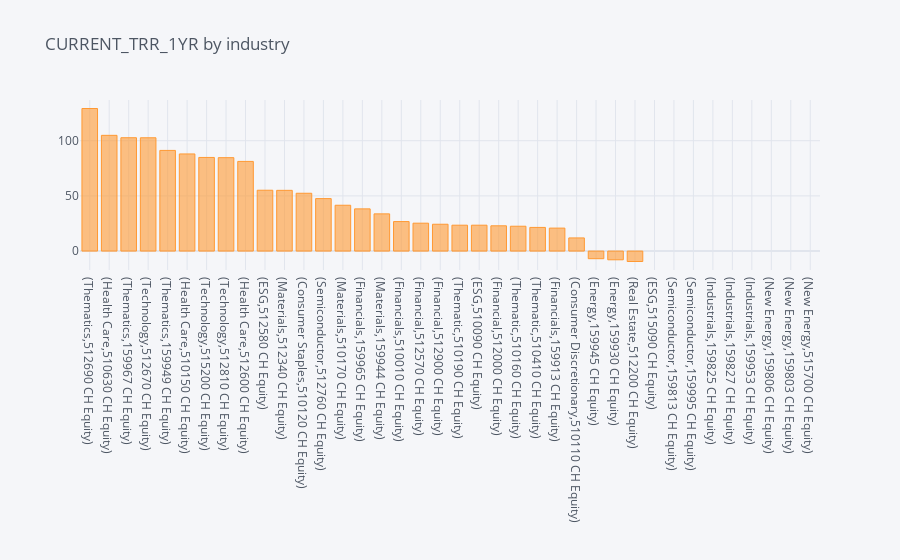

Notebook source saved alongside this figure:
### Code cell
all_bar_plot('industry','CURRENT_TRR_1YR',3 )

### Figure 1 — Plotly figure (JSON) as saved in the notebook; plotly's stock layout.template omitted (floating-point values rounded to 4 significant figures)
{"data": [{"marker": {"color": "rgba(255, 153, 51, 0.6)", "line": {"color": "rgba(255, 153, 51, 1.0)", "width": 1}}, "name": "CURRENT_TRR_1YR", "orientation": "v", "text": "", "type": "bar", "x": ["(Thematics,512690 CH Equity)", "(Health Care,510630 CH Equity)", "(Thematics,159967 CH Equity)", "(Technology,512670 CH Equity)", "(Thematics,159949 CH Equity)", "(Health Care,510150 CH Equity)", "(Technology,515200 CH Equity)", "(Technology,512810 CH Equity)", "(Health Care,512600 CH Equity)", "(ESG,512580 CH Equity)", "(Materials,512340 CH Equity)", "(Consumer Staples,510120 CH Equity)", "(Semiconductor,512760 CH Equity)", "(Materials,510170 CH Equity)", "(Financials,159965 CH Equity)", "(Materials,159944 CH Equity)", "(Financials,510010 CH Equity)", "(Financial,512570 CH Equity)", "(Financial,512900 CH Equity)", "(Thematic,510190 CH Equity)", "(ESG,510090 CH Equity)", "(Financial,512000 CH Equity)", "(Thematic,510160 CH Equity)", "(Thematic,510410 CH Equity)", "(Financials,159913 CH Equity)", "(Consumer Discretionary,510110 CH Equity)", "(Energy,159945 CH Equity)", "(Energy,159930 CH Equity)", "(Real Estate,512200 CH Equity)", "(ESG,515090 CH Equity)", "(Semiconductor,159813 CH Equity)", "(Semiconductor,159995 CH Equity)", "(Industrials,159825 CH Equity)", "(Industrials,159827 CH Equity)", "(Industrials,159953 CH Equity)", "(New Energy,159806 CH Equity)", "(New Energy,159803 CH Equity)", "(New Energy,515700 CH Equity)"], "y": [129.2, 104.9, 102.7, 102.7, 91.22, 88.02, 84.85, 84.66, 81.25, 55.15, 55.05, 52.4, 47.53, 41.54, 38.24, 33.72, 26.74, 25.28, 24.31, 23.44, 23.44, 22.9, 22.52, 21.44, 20.81, 11.9, -6.923, -7.928, -9.457, "", "", "", "", "", "", "", "", ""]}], "layout": {"legend": {"bgcolor": "#F5F6F9", "font": {"color": "#4D5663"}}, "paper_bgcolor": "#F5F6F9", "plot_bgcolor": "#F5F6F9", "title": {"font": {"color": "#4D5663"}, "text": "CURRENT_TRR_1YR by industry"}, "xaxis": {"gridcolor": "#E1E5ED", "showgrid": true, "tickfont": {"color": "#4D5663"}, "title": {"font": {"color": "#4D5663"}, "text": ""}, "zerolinecolor": "#E1E5ED"}, "yaxis": {"gridcolor": "#E1E5ED", "showgrid": true, "tickfont": {"color": "#4D5663"}, "title": {"font": {"color": "#4D5663"}, "text": ""}, "zerolinecolor": "#E1E5ED"}}}
